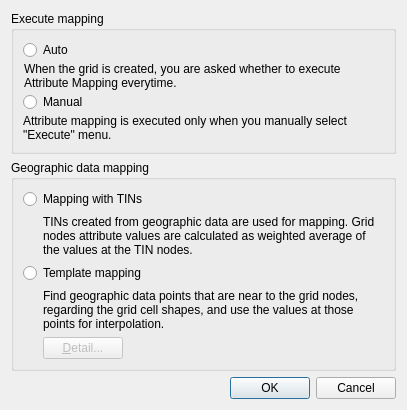
<?xml version="1.0" encoding="UTF-8"?>
<ui version="4.0">
 <class>PreProcessorGridAttributeMappingSettingTopEditDialog</class>
 <widget class="QDialog" name="PreProcessorGridAttributeMappingSettingTopEditDialog">
  <property name="geometry">
   <rect>
    <x>0</x>
    <y>0</y>
    <width>407</width>
    <height>386</height>
   </rect>
  </property>
  <property name="windowTitle">
   <string>Grid Attribute Mapping Setting</string>
  </property>
  <layout class="QVBoxLayout" name="verticalLayout_4">
   <item>
    <widget class="QGroupBox" name="autoGroupBox">
     <property name="title">
      <string>Execute mapping</string>
     </property>
     <layout class="QVBoxLayout" name="verticalLayout">
      <property name="spacing">
       <number>2</number>
      </property>
      <item>
       <widget class="QRadioButton" name="autoRadioButton">
        <property name="text">
         <string>Auto</string>
        </property>
       </widget>
      </item>
      <item>
       <layout class="QHBoxLayout" name="horizontalLayout">
        <item>
         <widget class="QLabel" name="autoLabel">
          <property name="sizePolicy">
           <sizepolicy hsizetype="Preferred" vsizetype="Minimum">
            <horstretch>0</horstretch>
            <verstretch>0</verstretch>
           </sizepolicy>
          </property>
          <property name="text">
           <string>&lt;!DOCTYPE HTML PUBLIC &quot;-//W3C//DTD HTML 4.0//EN&quot; &quot;http://www.w3.org/TR/REC-html40/strict.dtd&quot;&gt;
&lt;html&gt;&lt;head&gt;&lt;meta name=&quot;qrichtext&quot; content=&quot;1&quot; /&gt;&lt;style type=&quot;text/css&quot;&gt;
p, li { white-space: pre-wrap; }
&lt;/style&gt;&lt;/head&gt;&lt;body style=&quot; font-family:'MS UI Gothic'; font-size:9pt; font-weight:400; font-style:normal;&quot;&gt;
&lt;p style=&quot; margin-top:12px; margin-bottom:12px; margin-left:0px; margin-right:0px; -qt-block-indent:0; text-indent:0px;&quot;&gt;When the grid is created, you are asked whether to execute Attribute Mapping everytime.&lt;/p&gt;&lt;/body&gt;&lt;/html&gt;</string>
          </property>
          <property name="textFormat">
           <enum>Qt::AutoText</enum>
          </property>
          <property name="scaledContents">
           <bool>false</bool>
          </property>
          <property name="wordWrap">
           <bool>true</bool>
          </property>
          <property name="margin">
           <number>1</number>
          </property>
          <property name="indent">
           <number>1</number>
          </property>
          <property name="openExternalLinks">
           <bool>false</bool>
          </property>
         </widget>
        </item>
       </layout>
      </item>
      <item>
       <widget class="QRadioButton" name="manualRadioButton">
        <property name="text">
         <string>Manual</string>
        </property>
       </widget>
      </item>
      <item>
       <layout class="QHBoxLayout" name="horizontalLayout_2">
        <item>
         <widget class="QLabel" name="manualLabel">
          <property name="sizePolicy">
           <sizepolicy hsizetype="Preferred" vsizetype="Minimum">
            <horstretch>0</horstretch>
            <verstretch>0</verstretch>
           </sizepolicy>
          </property>
          <property name="text">
           <string>Attribute mapping is executed only when you manually select &quot;Execute&quot; menu.</string>
          </property>
          <property name="wordWrap">
           <bool>true</bool>
          </property>
         </widget>
        </item>
       </layout>
      </item>
     </layout>
    </widget>
   </item>
   <item>
    <widget class="QGroupBox" name="groupBox">
     <property name="title">
      <string>Geographic data mapping</string>
     </property>
     <layout class="QVBoxLayout" name="verticalLayout_3">
      <item>
       <widget class="QRadioButton" name="TINRadioButton">
        <property name="text">
         <string>Mapping with TINs</string>
        </property>
       </widget>
      </item>
      <item>
       <layout class="QHBoxLayout" name="horizontalLayout_3">
        <item>
         <spacer name="horizontalSpacer_2">
          <property name="orientation">
           <enum>Qt::Horizontal</enum>
          </property>
          <property name="sizeType">
           <enum>QSizePolicy::Fixed</enum>
          </property>
          <property name="sizeHint" stdset="0">
           <size>
            <width>20</width>
            <height>10</height>
           </size>
          </property>
         </spacer>
        </item>
        <item>
         <widget class="QLabel" name="TINLabel">
          <property name="text">
           <string>TINs created from geographic data are used for mapping. Grid nodes attribute values are calculated as weighted average of the values at the TIN nodes.</string>
          </property>
          <property name="wordWrap">
           <bool>true</bool>
          </property>
         </widget>
        </item>
       </layout>
      </item>
      <item>
       <widget class="QRadioButton" name="templateRadioButton">
        <property name="text">
         <string>Template mapping</string>
        </property>
       </widget>
      </item>
      <item>
       <layout class="QHBoxLayout" name="horizontalLayout_5">
        <item>
         <spacer name="horizontalSpacer">
          <property name="orientation">
           <enum>Qt::Horizontal</enum>
          </property>
          <property name="sizeType">
           <enum>QSizePolicy::Fixed</enum>
          </property>
          <property name="sizeHint" stdset="0">
           <size>
            <width>20</width>
            <height>13</height>
           </size>
          </property>
         </spacer>
        </item>
        <item>
         <layout class="QVBoxLayout" name="verticalLayout_2">
          <item>
           <widget class="QLabel" name="templateLabel">
            <property name="text">
             <string>Find geographic data points that are near to the grid nodes, regarding the grid cell shapes, and use the values at those points for interpolation.
This algorithm can be used only for structured grids.</string>
            </property>
            <property name="wordWrap">
             <bool>true</bool>
            </property>
           </widget>
          </item>
          <item>
           <layout class="QHBoxLayout" name="horizontalLayout_4">
            <item>
             <widget class="QPushButton" name="templateDetailButton">
              <property name="enabled">
               <bool>false</bool>
              </property>
              <property name="text">
               <string>&amp;Detail...</string>
              </property>
             </widget>
            </item>
            <item>
             <spacer name="horizontalSpacer_3">
              <property name="orientation">
               <enum>Qt::Horizontal</enum>
              </property>
              <property name="sizeHint" stdset="0">
               <size>
                <width>40</width>
                <height>20</height>
               </size>
              </property>
             </spacer>
            </item>
           </layout>
          </item>
         </layout>
        </item>
       </layout>
      </item>
     </layout>
    </widget>
   </item>
   <item>
    <spacer name="verticalSpacer_9">
     <property name="orientation">
      <enum>Qt::Vertical</enum>
     </property>
     <property name="sizeHint" stdset="0">
      <size>
       <width>20</width>
       <height>9</height>
      </size>
     </property>
    </spacer>
   </item>
   <item>
    <widget class="QDialogButtonBox" name="buttonBox">
     <property name="orientation">
      <enum>Qt::Horizontal</enum>
     </property>
     <property name="standardButtons">
      <set>QDialogButtonBox::Cancel|QDialogButtonBox::Ok</set>
     </property>
    </widget>
   </item>
  </layout>
 </widget>
 <resources/>
 <connections>
  <connection>
   <sender>buttonBox</sender>
   <signal>accepted()</signal>
   <receiver>PreProcessorGridAttributeMappingSettingTopEditDialog</receiver>
   <slot>accept()</slot>
   <hints>
    <hint type="sourcelabel">
     <x>257</x>
     <y>376</y>
    </hint>
    <hint type="destinationlabel">
     <x>157</x>
     <y>274</y>
    </hint>
   </hints>
  </connection>
  <connection>
   <sender>buttonBox</sender>
   <signal>rejected()</signal>
   <receiver>PreProcessorGridAttributeMappingSettingTopEditDialog</receiver>
   <slot>reject()</slot>
   <hints>
    <hint type="sourcelabel">
     <x>325</x>
     <y>376</y>
    </hint>
    <hint type="destinationlabel">
     <x>286</x>
     <y>274</y>
    </hint>
   </hints>
  </connection>
  <connection>
   <sender>templateRadioButton</sender>
   <signal>toggled(bool)</signal>
   <receiver>templateDetailButton</receiver>
   <slot>setEnabled(bool)</slot>
   <hints>
    <hint type="sourcelabel">
     <x>67</x>
     <y>238</y>
    </hint>
    <hint type="destinationlabel">
     <x>89</x>
     <y>316</y>
    </hint>
   </hints>
  </connection>
 </connections>
</ui>
